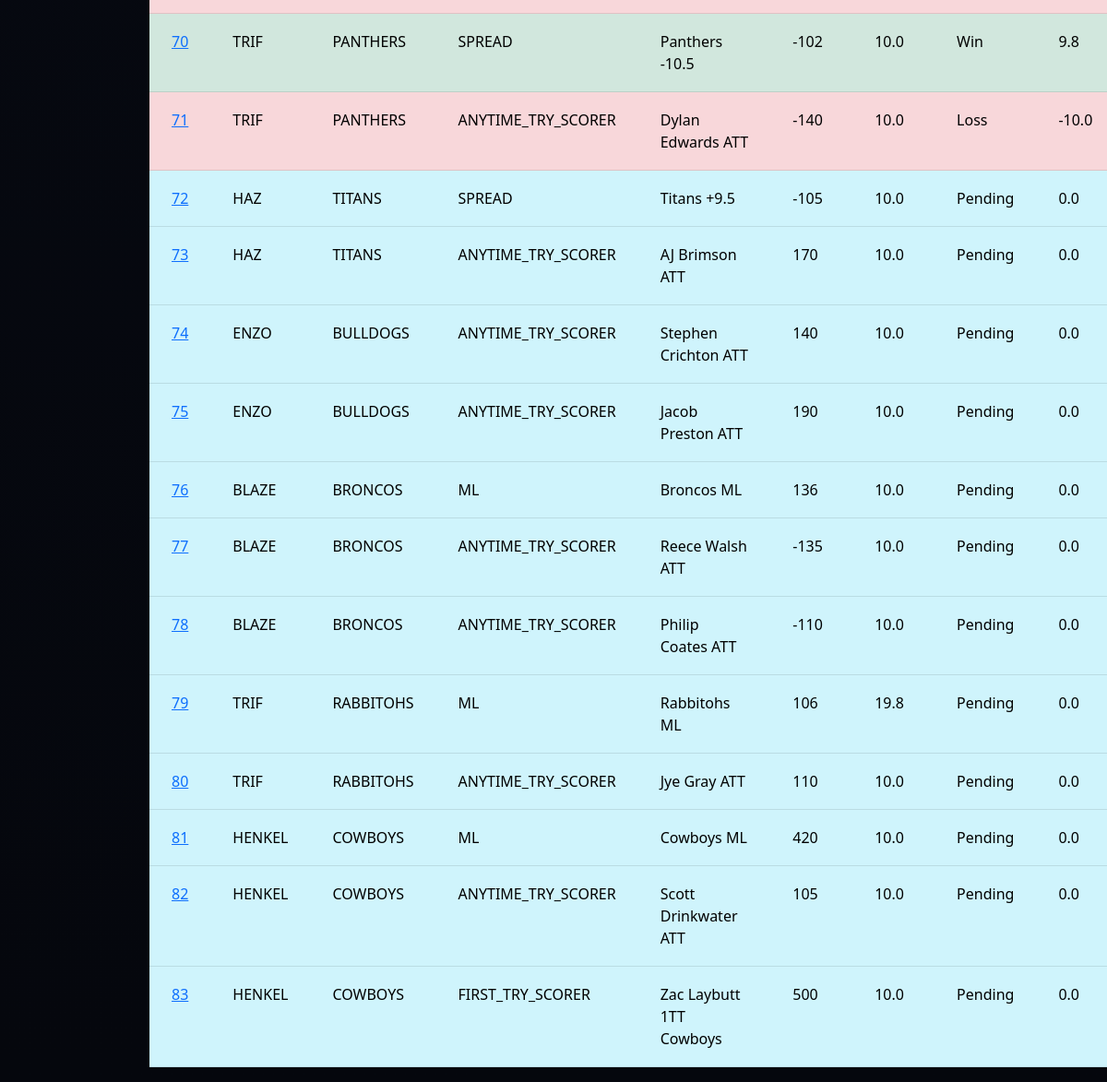
The app's page /transactions (lower part), older data.
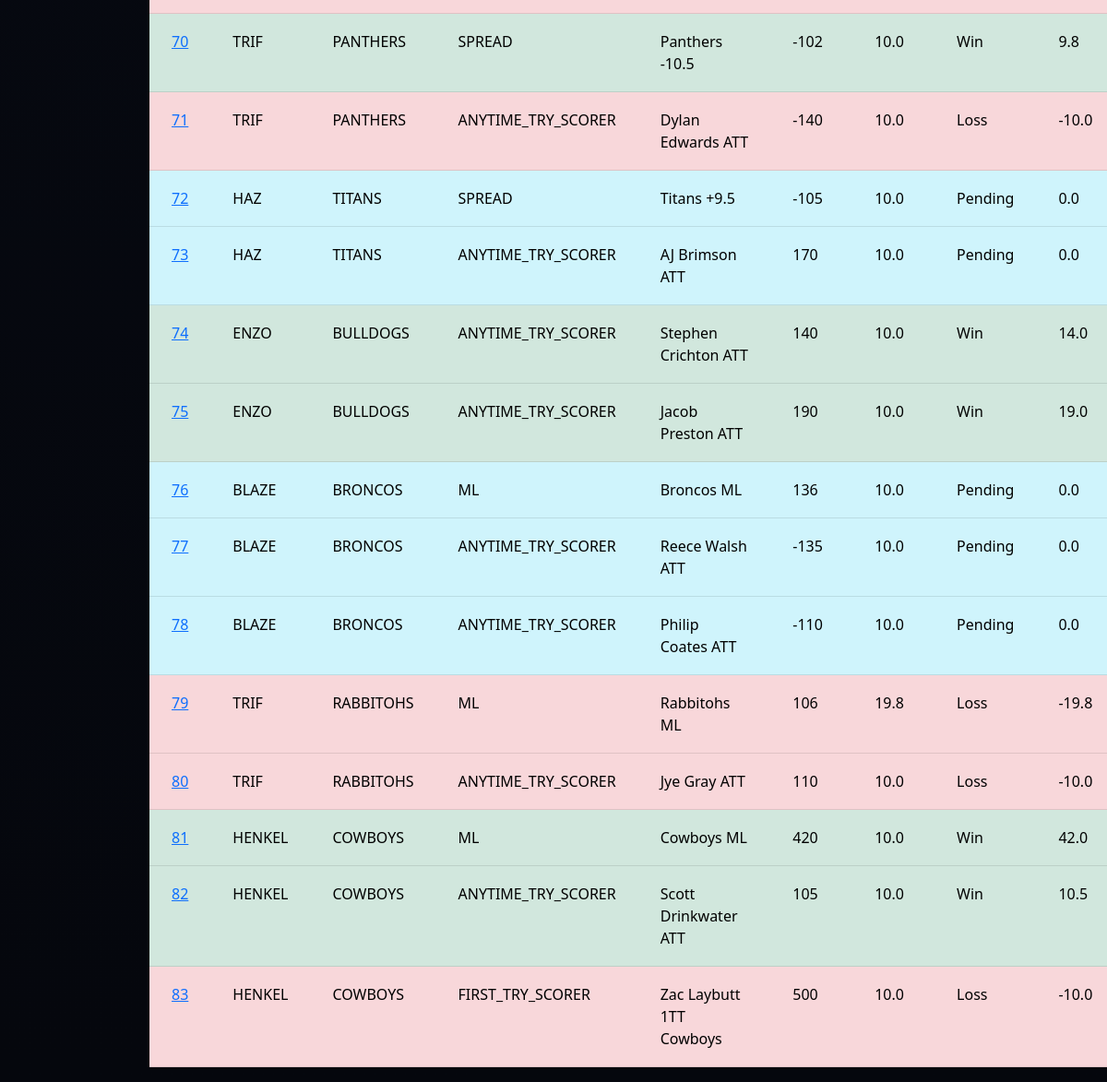
The same page, newer data.
### tables this page shows
CREATE TABLE Transactions (
                            ID INTEGER PRIMARY KEY AUTOINCREMENT,
                            PlayerID INTEGER,
                            Team TEXT,
                            BetType TEXT,
                            Description TEXT,
                            Odds INTEGER,
                            AmountBet REAL,
                            Status TEXT,
                            AmountWon REAL,
                            FOREIGN KEY(PlayerID) REFERENCES Players(ID)
                        );

CREATE TABLE Players (
                        ID INTEGER PRIMARY KEY AUTOINCREMENT,
                        Name TEXT,
                        BetsPlaced INTEGER,
                        SuccessRate REAL,
                        Bank REAL
                    );

### app.py (the view)
@app.route("/transactions")
def transactions():
    db = get_db(DB)
    data = db.execute("""
        SELECT Transactions.*, Players.Name
        FROM Transactions
        JOIN Players ON Players.ID = Transactions.PlayerID
    """).fetchall()
    return render_template("transactions.html", transactions=data)

### app.py (called while the page is built)
def get_db(DB):
    try:
        db = sqlite3.connect(DB)
        return db
    except sqlite3.Error as e:
        print(f"Error opening database: {e}")
        return None

### templates/transactions.html (shortened to what this page needs)
{% extends "base.html" %}
{% block content %}
<table class="table transaction-table">
    {% for p in transactions %}
    {% if p[7] == "Win" %}
    <tr class="table-success">
    {% elif p[7] == "Loss" %}
    <tr class="table-danger">
    {% elif p[7] == "Pending" %}
    <tr class="table-info">
    {% else %}
    <tr class="table-primary">
    {% endif %}
        <td>
            <a href="{{ url_for('player', id=p[0]) }}">
                {{ p[0] }}
            </a>
        </td>
        <td>{{ p[9] }}</td>
        <td>{{ p[2] }}</td>
        <td>{{ p[3] }}</td>
        <td>{{ p[4] }}</td>
        <td>{{ p[5] }}</td>
        <td>{{ p[6] }}</td>
        <td>{{ p[7] }}</td>
        <td>{{ p[8] }}</td>
    </tr>
    {% endfor %}
</table>
{% endblock %}

### templates/base.html (shortened to what this page needs)
<!DOCTYPE html>
<html lang="en">
<head>
<link href="https://cdn.jsdelivr.net/npm/bootstrap@5.3.0/dist/css/bootstrap.min.css" rel="stylesheet">
<link rel="stylesheet" href="https://cdn.jsdelivr.net/npm/bootstrap-icons@1.11.1/font/bootstrap-icons.css">
</head>
<body>
<div class="container">
    {% block content %}
    {% endblock %}
</div>
</body>
</html>

### templates/base.html (style rules this page uses)
body { background: linear-gradient(to bottom, #0a0f1c, #05070d); color: white; font-family: 'Segoe UI', Tahoma, Geneva, Verdana, sans-serif; }
.container { max-width: 900px; }

Row changes from the older to the newer data that the page shows:
changed Transactions "Stephen Crichton ATT": Status "Pending" → "Win"; AmountWon "0.0" → "14.0"
changed Transactions "Jacob Preston ATT": Status "Pending" → "Win"; AmountWon "0.0" → "19.0"
changed Transactions "Rabbitohs ML": Status "Pending" → "Loss"; AmountWon "0.0" → "-19.8"
changed Transactions "Jye Gray ATT": Status "Pending" → "Loss"; AmountWon "0.0" → "-10.0"
changed Transactions "Cowboys ML": Status "Pending" → "Win"; AmountWon "0.0" → "42.0"
changed Transactions "Scott Drinkwater ATT": Status "Pending" → "Win"; AmountWon "0.0" → "10.5"
changed Transactions "FIRST_TRY_SCORER": Status "Pending" → "Loss"; AmountWon "0.0" → "-10.0"
